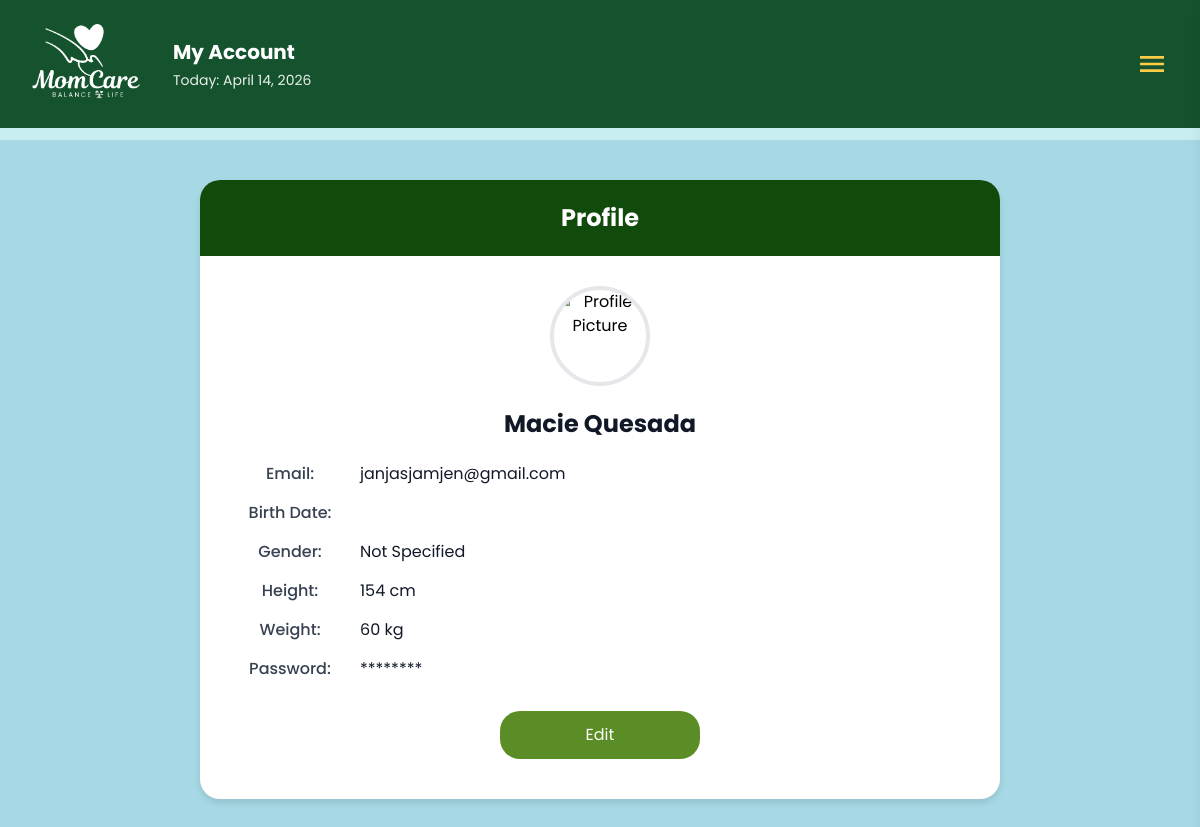
Page /profile/2 (signed in) on the committed database.
### tables this page shows
CREATE TABLE users (
            id INTEGER PRIMARY KEY AUTOINCREMENT,
            first TEXT NOT NULL,
            last TEXT NOT NULL,
            email TEXT NOT NULL UNIQUE,
            birthdate TEXT,
            password_hash TEXT NOT NULL,
            security_question TEXT,
            security_answer TEXT,
            gender TEXT,
            height TEXT,
            weight TEXT,
            profile_picture TEXT
        );

### app.py (the view)
@app.route('/profile/<int:user_id>')
def profile(user_id):
    user_email = session.get('user_email')
    if not user_email:
        flash('Please sign in to view your profile.')
        return redirect(url_for('index'))
    conn = get_db()
    cur = conn.cursor()
    cur.execute('SELECT * FROM users WHERE id = ?', (user_id,))
    user_row = cur.fetchone()
    conn.close()
    if not user_row:
        flash('User not found.')
        return redirect(url_for('dashboard'))
    if user_row['email'] != user_email:
        flash('Unauthorized access.')
        return redirect(url_for('dashboard'))
    user = dict(user_row)
    user['password_display'] = '********'
    user['first_name'] = user['first']
    user['last_name'] = user['last']
    user['birthdate_display'] = user['birthdate']
    user['gender'] = user.get('gender', 'Not Specified')
    user['height_display'] = user.get('height', '0')
    user['weight_display'] = user.get('weight', '0')
    first = session.get('user_first')
    today = datetime.now().strftime('%B %d, %Y')
    profile_picture = user_row['profile_picture'] if user_row and 'profile_picture' in user_row else None
    if profile_picture:
        user['profile_pic_url'] = url_for('static', filename=profile_picture)
    else:
        images_dir = Path(__file__).parent / 'static' / 'images'
        profile_filename = f"user_{user_id}_profile.jpg"
        if (images_dir / profile_filename).exists():
            user['profile_pic_url'] = url_for('static', filename=f'images/{profile_filename}')
        else:
            user['profile_pic_url'] = None
    return render_template('profile.html', user=user, first=first, today=today)

### app.py (called while the page is built)
def get_db() -> Connection:
    conn = sqlite3.connect(DB_PATH, timeout=30)
    conn.row_factory = sqlite3.Row
    try:
        conn.execute('PRAGMA journal_mode=WAL;')
        conn.execute('PRAGMA synchronous=NORMAL;')
        conn.execute('PRAGMA foreign_keys=ON;')
    except Exception:
        pass
    return conn

### templates/profile.html (shortened to what this page needs)
<!DOCTYPE html>
<html lang="en">
<head>
    <script src="https://cdn.tailwindcss.com"></script>
    <link rel="stylesheet" href="https://cdnjs.cloudflare.com/ajax/libs/font-awesome/6.0.0-beta3/css/all.min.css">
</head>
<body class="bg-[#a7d8e5] font-['Poppins']">
    {% include 'navbar.html' %}
    <main class="max-w-[1300px] mx-auto p-6 md:p-10">
        <div class="profile-container mx-auto">
            <div class="profile-header">Profile</div>
            <div class="profile-content">
                <div class="profile-photo">
                    <img src="{% if user.profile_pic_url %}{{ user.profile_pic_url }}{% else %}{{ url_for('static', filename='images/default-avatar.png') }}{% endif %}"
                        alt="Profile Picture">
                </div>
                <div class="name">{{ user.first_name }} {{ user.last_name }}</div>
                <div class="detail-row">
                    <label>Email:</label>
                    <div class="value">{{ user.email }}</div>
                </div>
                <div class="detail-row">
                    <label>Birth Date:</label>
                </div>
                <div class="detail-row">
                    <label>Gender:</label>
                    <div class="value">{{ user.gender }}</div>
                </div>
                <div class="detail-row">
                    <label>Height:</label>
                    <div class="value">{{ user.height_display }} cm</div>
                </div>
                <div class="detail-row">
                    <label>Weight:</label>
                    <div class="value">{{ user.weight_display }} kg</div>
                </div>
                <div class="detail-row">
                    <label>Password:</label>
                    <div class="value">{{ user.password_display }}</div>
                </div>
                <a href="{{ url_for('edit_profile', user_id=user['id']) }}" class="no-underline">
                    <button type="button" class="edit-btn">Edit</button>
                </a>
            </div>
        </div>
    </main>
</body>
</html>

### templates/profile.html (style rules this page uses)
.profile-container { width: 100%; max-width: 800px; background: white; border-radius: 20px; overflow: hidden; box-shadow: 0 4px 6px rgba(0, 0, 0, 0.1); }
.profile-header { background: #104b0b; color: white; padding: 20px; text-align: center; font-size: 24px; font-weight: bold; }
.profile-content { padding: 30px; text-align: center; }
.detail-row { margin-bottom: 15px; display: flex; align-items: center; gap: 10px; }
.detail-row label { font-weight: 500; color: #374151; min-width: 120px; }
.detail-row .value { font-weight: 400; color: #111827; }
.profile-photo { display: flex; justify-content: center; margin-bottom: 20px; }
.profile-photo img { width: 100px; height: 100px; border-radius: 50%; object-fit: cover; border: 4px solid #e5e7eb; }
.name { font-size: 24px; font-weight: bold; text-align: center; color: #111827; margin-bottom: 20px; }
.edit-btn { display: block; width: 200px; text-align: center; margin: 30px auto 10px; background: #5a8d26; padding: 12px 0; border-radius: 20px; color: white; font-size: 16px; cursor: pointer; border: none; transition: background 0.3s; }

### rows in the picture
users: first_name "Macie", last_name "Quesada", email "janjasjamjen@gmail.com", gender "Not Specified", height_display "154", weight_display "60"

### other values in the picture
{{ user.password_display }} "********"
